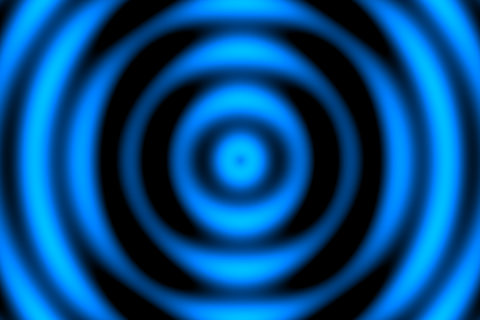
Frame 1 (no input)
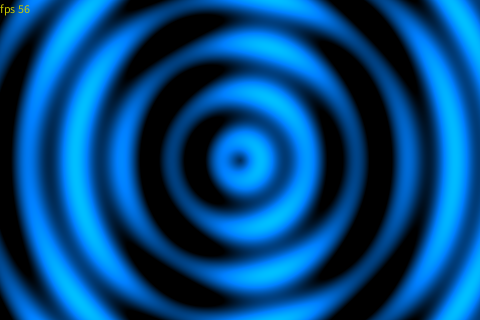
Frame 60 (the mouse pressed at the canvas centre just before this capture)
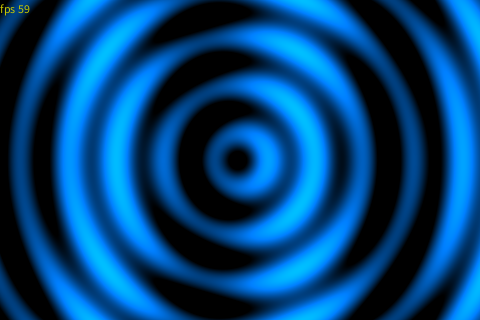
Frame 120 (the mouse held since frame 60 and released just before this capture)

The Processing sketch that drew these frames (run headless with seeded random() and noise(); from frame 60 on, the mouse is pressed at the canvas centre):

// Processing sketch: plasma3
// ── plasma3.pde
// Boiler plate
// version: 0.1 - NH

Boolean showfps=true;
String fps="";

float v, t;
int x, y;

void setup() {
  //frameRate(60);
  size(480, 320);
  smooth();
  //colorMode(HSB);
  t=0;
}

void draw() {
  loadPixels();
  for (y=0; y < height; y++) {
    for (x=0; x < width; x++) {
      v=0;
      //vertical bars
      v += sin(x/30.74 +t);
      //Circles
      v += sin(dist(x, y, width/2, height/2)/7.74 + t);
      v = map(v, -1, 1, 0, 255);
      pixels[x + y * width] = color(0, v/2, v);
    }
  }
  updatePixels();
  t=t+0.09;
  if (showfps==true) {
    if (frameCount % 60 == 0) {
      fps="fps "+ int(frameRate);
    }
    textSize(12);
    fill(200, 200, 0);
    text(fps, 0, 13);
  }
}
